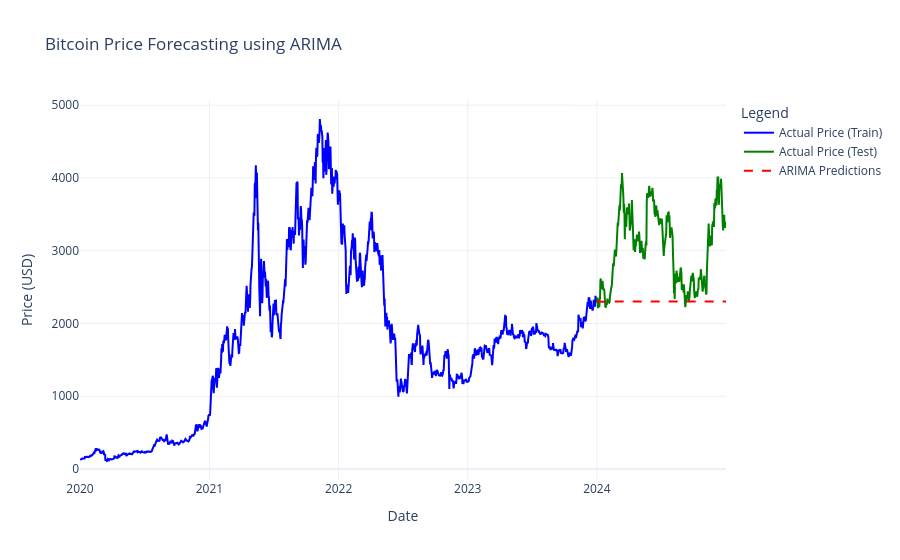

The notebook cell saved with this chart:
### Markdown cell above
7. Visualization

### Code cell
# Prepare data for plotting
plot_train = train_data.reset_index()
plot_test = test_data.reset_index()
plot_pred = pd.DataFrame({'Date': predictions_arima.index, 'Predictions': predictions_arima.values})

# Create Plotly figure
fig = go.Figure()

# Add traces
fig.add_trace(go.Scatter(x=plot_train['Date'], y=plot_train['Close'],
                         mode='lines', name='Actual Price (Train)',
                         line=dict(color='blue')))
fig.add_trace(go.Scatter(x=plot_test['Date'], y=plot_test['Close'],
                         mode='lines', name='Actual Price (Test)',
                         line=dict(color='green')))
fig.add_trace(go.Scatter(x=plot_pred['Date'], y=plot_pred['Predictions'],
                         mode='lines', name='ARIMA Predictions',
                         line=dict(color='red', dash='dash')))

# Update layout
fig.update_layout(
    title="Bitcoin Price Forecasting using ARIMA",
    xaxis_title="Date",
    yaxis_title="Price (USD)",
    legend_title="Legend",
    template="plotly_white" # Optional: Set a clean template
)

# Show plot
fig.show()

### Figure 1 — Plotly figure (JSON) as saved in the notebook; plotly's stock layout.template omitted (floating-point values rounded to 4 significant figures; data arrays with more than 128 entries replaced by an {"elided": "..."} marker saying what was removed)
{"data": [{"line": {"color": "blue"}, "mode": "lines", "name": "Actual Price (Train)", "type": "scatter", "x": {"elided": "1461 str values"}, "y": {"elided": "1461 float values"}}, {"line": {"color": "green"}, "mode": "lines", "name": "Actual Price (Test)", "type": "scatter", "x": {"elided": "366 str values"}, "y": {"elided": "366 float values"}}, {"line": {"color": "red", "dash": "dash"}, "mode": "lines", "name": "ARIMA Predictions", "type": "scatter", "x": {"elided": "366 str values"}, "y": {"elided": "366 float values"}}], "layout": {"legend": {"title": {"text": "Legend"}}, "title": {"text": "Bitcoin Price Forecasting using ARIMA"}, "xaxis": {"title": {"text": "Date"}}, "yaxis": {"title": {"text": "Price (USD)"}}}}
